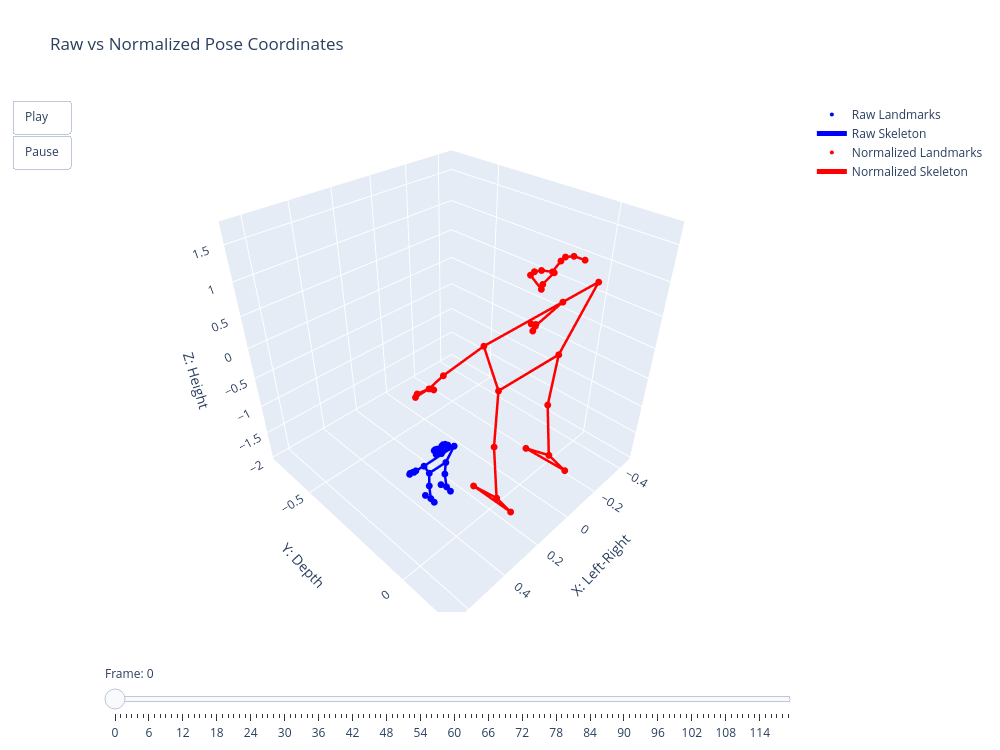

Notebook source saved alongside this figure:
### Code cell
fig_compare = create_pose_comparison_animation(
    df=norm_df,
    landmarks=LANDMARKS,
    connections=CONNECTIONS,
    coord_modes=("raw", "norm"),
    names=("Raw", "Normalized"),
    title="Raw vs Normalized Pose Coordinates",
    show_text=False,
)

fig_compare.show()

### Figure 1 — Plotly figure (JSON) as saved in the notebook; plotly's stock layout.template omitted (floating-point values rounded to 4 significant figures)
{"data": [{"marker": {"color": "blue", "size": 4}, "mode": "markers", "name": "Raw Landmarks", "showlegend": true, "textposition": "top center", "type": "scatter3d", "x": [0.5015, 0.4881, 0.4818, 0.4746, 0.5115, 0.5181, 0.5234, 0.4688, 0.5279, 0.4905, 0.5113, 0.4288, 0.5716, 0.4204, 0.5806, 0.4295, 0.571, 0.4214, 0.5785, 0.4199, 0.5829, 0.4322, 0.5658, 0.4598, 0.5382, 0.4604, 0.5401, 0.4601, 0.5403, 0.4606, 0.5395, 0.4612, 0.5382], "y": [0.01269, 0.01057, 0.01019, 0.01255, 0.01021, 0.00904, 0.00953, 0.01797, 0.02087, 0.00792, 0.01196, 0.01128, 0.00908, -0.02027, -0.01777, -0.03836, -0.04006, -0.04735, -0.04577, -0.04349, -0.04361, -0.03881, -0.03986, 0.00247, -0.00013, -0.00164, -5e-05, 0.00489, 0.00526, 0.0218, 0.01897, -0.01786, -0.02009], "z": [-0.1814, -0.1702, -0.1668, -0.1696, -0.1691, -0.1663, -0.1684, -0.1793, -0.1833, -0.2041, -0.2051, -0.3029, -0.2996, -0.4316, -0.4297, -0.5386, -0.5408, -0.5582, -0.558, -0.5553, -0.5574, -0.554, -0.5534, -0.5194, -0.5174, -0.7204, -0.721, -0.9212, -0.9201, -0.9418, -0.9395, -0.9493, -0.95]}, {"line": {"color": "blue", "width": 5}, "mode": "lines", "name": "Raw Skeleton", "showlegend": true, "type": "scatter3d", "x": [0.5015, 0.4881, null, 0.4881, 0.4818, null, 0.4818, 0.4746, null, 0.4746, 0.4688, null, 0.5015, 0.5115, null, 0.5115, 0.5181, null, 0.5181, 0.5234, null, 0.5234, 0.5279, null, 0.4905, 0.5113, null, 0.4288, 0.5716, null, 0.4288, 0.4598, null, 0.5716, 0.5382, null, 0.4598, 0.5382, null, 0.4288, 0.4204, null, 0.4204, 0.4295, null, 0.4295, 0.4214, null, 0.4295, 0.4199, null, 0.4295, 0.4322, null, 0.4214, 0.4199, null, 0.5716, 0.5806, null, 0.5806, 0.571, null, 0.571, 0.5785, null, 0.571, 0.5829, null, 0.571, 0.5658, null, 0.5785, 0.5829, null, 0.4598, 0.4604, null, 0.4604, 0.4601, null, 0.4601, 0.4606, null, 0.4601, 0.4612, null, 0.4606, 0.4612, null, 0.5382, 0.5401, null, 0.5401, 0.5403, null, 0.5403, 0.5395, null, 0.5403, 0.5382, null, 0.5395, 0.5382, null], "y": [0.01269, 0.01057, null, 0.01057, 0.01019, null, 0.01019, 0.01255, null, 0.01255, 0.01797, null, 0.01269, 0.01021, null, 0.01021, 0.00904, null, 0.00904, 0.00953, null, 0.00953, 0.02087, null, 0.00792, 0.01196, null, 0.01128, 0.00908, null, 0.01128, 0.00247, null, 0.00908, -0.00013, null, 0.00247, -0.00013, null, 0.01128, -0.02027, null, -0.02027, -0.03836, null, -0.03836, -0.04735, null, -0.03836, -0.04349, null, -0.03836, -0.03881, null, -0.04735, -0.04349, null, 0.00908, -0.01777, null, -0.01777, -0.04006, null, -0.04006, -0.04577, null, -0.04006, -0.04361, null, -0.04006, -0.03986, null, -0.04577, -0.04361, null, 0.00247, -0.00164, null, -0.00164, 0.00489, null, 0.00489, 0.0218, null, 0.00489, -0.01786, null, 0.0218, -0.01786, null, -0.00013, -5e-05, null, -5e-05, 0.00526, null, 0.00526, 0.01897, null, 0.00526, -0.02009, null, 0.01897, -0.02009, null], "z": [-0.1814, -0.1702, null, -0.1702, -0.1668, null, -0.1668, -0.1696, null, -0.1696, -0.1793, null, -0.1814, -0.1691, null, -0.1691, -0.1663, null, -0.1663, -0.1684, null, -0.1684, -0.1833, null, -0.2041, -0.2051, null, -0.3029, -0.2996, null, -0.3029, -0.5194, null, -0.2996, -0.5174, null, -0.5194, -0.5174, null, -0.3029, -0.4316, null, -0.4316, -0.5386, null, -0.5386, -0.5582, null, -0.5386, -0.5553, null, -0.5386, -0.554, null, -0.5582, -0.5553, null, -0.2996, -0.4297, null, -0.4297, -0.5408, null, -0.5408, -0.558, null, -0.5408, -0.5574, null, -0.5408, -0.5534, null, -0.558, -0.5574, null, -0.5194, -0.7204, null, -0.7204, -0.9212, null, -0.9212, -0.9418, null, -0.9212, -0.9493, null, -0.9418, -0.9493, null, -0.5174, -0.721, null, -0.721, -0.9201, null, -0.9201, -0.9395, null, -0.9201, -0.95, null, -0.9395, -0.95, null]}, {"marker": {"color": "red", "size": 4}, "mode": "markers", "name": "Normalized Landmarks", "showlegend": true, "textposition": "top center", "type": "scatter3d", "x": [0.01136, -0.04852, -0.07632, -0.1084, 0.05565, 0.08527, 0.109, -0.1343, 0.1288, -0.0376, 0.0548, -0.3128, 0.3236, -0.35, 0.3638, -0.3095, 0.321, -0.3455, 0.3545, -0.3523, 0.3739, -0.2976, 0.2979, -0.1746, 0.1746, -0.1719, 0.1832, -0.1734, 0.1839, -0.1712, 0.1808, -0.1681, 0.1746], "y": [0.05132, 0.04188, 0.04019, 0.0507, 0.04028, 0.03506, 0.03725, 0.07485, 0.08777, 0.03007, 0.04807, 0.04504, 0.03524, -0.09552, -0.08438, -0.1761, -0.1837, -0.2162, -0.2091, -0.199, -0.1995, -0.1781, -0.1828, 0.005792, -0.005792, -0.01252, -0.005435, 0.01657, 0.01822, 0.09191, 0.0793, -0.08478, -0.09472], "z": [1.501, 1.551, 1.566, 1.554, 1.556, 1.568, 1.559, 1.511, 1.493, 1.4, 1.396, 0.9601, 0.9745, 0.3864, 0.3949, -0.09033, -0.09977, -0.1774, -0.1768, -0.1647, -0.1737, -0.1588, -0.1561, -0.004433, 0.004433, -0.9001, -0.9026, -1.795, -1.79, -1.887, -1.876, -1.92, -1.923]}, {"line": {"color": "red", "width": 5}, "mode": "lines", "name": "Normalized Skeleton", "showlegend": true, "type": "scatter3d", "x": [0.01136, -0.04852, null, -0.04852, -0.07632, null, -0.07632, -0.1084, null, -0.1084, -0.1343, null, 0.01136, 0.05565, null, 0.05565, 0.08527, null, 0.08527, 0.109, null, 0.109, 0.1288, null, -0.0376, 0.0548, null, -0.3128, 0.3236, null, -0.3128, -0.1746, null, 0.3236, 0.1746, null, -0.1746, 0.1746, null, -0.3128, -0.35, null, -0.35, -0.3095, null, -0.3095, -0.3455, null, -0.3095, -0.3523, null, -0.3095, -0.2976, null, -0.3455, -0.3523, null, 0.3236, 0.3638, null, 0.3638, 0.321, null, 0.321, 0.3545, null, 0.321, 0.3739, null, 0.321, 0.2979, null, 0.3545, 0.3739, null, -0.1746, -0.1719, null, -0.1719, -0.1734, null, -0.1734, -0.1712, null, -0.1734, -0.1681, null, -0.1712, -0.1681, null, 0.1746, 0.1832, null, 0.1832, 0.1839, null, 0.1839, 0.1808, null, 0.1839, 0.1746, null, 0.1808, 0.1746, null], "y": [0.05132, 0.04188, null, 0.04188, 0.04019, null, 0.04019, 0.0507, null, 0.0507, 0.07485, null, 0.05132, 0.04028, null, 0.04028, 0.03506, null, 0.03506, 0.03725, null, 0.03725, 0.08777, null, 0.03007, 0.04807, null, 0.04504, 0.03524, null, 0.04504, 0.005792, null, 0.03524, -0.005792, null, 0.005792, -0.005792, null, 0.04504, -0.09552, null, -0.09552, -0.1761, null, -0.1761, -0.2162, null, -0.1761, -0.199, null, -0.1761, -0.1781, null, -0.2162, -0.199, null, 0.03524, -0.08438, null, -0.08438, -0.1837, null, -0.1837, -0.2091, null, -0.1837, -0.1995, null, -0.1837, -0.1828, null, -0.2091, -0.1995, null, 0.005792, -0.01252, null, -0.01252, 0.01657, null, 0.01657, 0.09191, null, 0.01657, -0.08478, null, 0.09191, -0.08478, null, -0.005792, -0.005435, null, -0.005435, 0.01822, null, 0.01822, 0.0793, null, 0.01822, -0.09472, null, 0.0793, -0.09472, null], "z": [1.501, 1.551, null, 1.551, 1.566, null, 1.566, 1.554, null, 1.554, 1.511, null, 1.501, 1.556, null, 1.556, 1.568, null, 1.568, 1.559, null, 1.559, 1.493, null, 1.4, 1.396, null, 0.9601, 0.9745, null, 0.9601, -0.004433, null, 0.9745, 0.004433, null, -0.004433, 0.004433, null, 0.9601, 0.3864, null, 0.3864, -0.09033, null, -0.09033, -0.1774, null, -0.09033, -0.1647, null, -0.09033, -0.1588, null, -0.1774, -0.1647, null, 0.9745, 0.3949, null, 0.3949, -0.09977, null, -0.09977, -0.1768, null, -0.09977, -0.1737, null, -0.09977, -0.1561, null, -0.1768, -0.1737, null, -0.004433, -0.9001, null, -0.9001, -1.795, null, -1.795, -1.887, null, -1.795, -1.92, null, -1.887, -1.92, null, 0.004433, -0.9026, null, -0.9026, -1.79, null, -1.79, -1.876, null, -1.79, -1.923, null, -1.876, -1.923, null]}], "layout": {"height": 750, "scene": {"aspectmode": "cube", "xaxis": {"range": [-0.4856, 0.6871], "title": {"text": "X: Left-Right"}}, "yaxis": {"range": [-0.7361, 0.209], "title": {"text": "Y: Depth"}}, "zaxis": {"range": [-2.036, 1.792], "title": {"text": "Z: Height"}}}, "showlegend": true, "sliders": [{"active": 0, "currentvalue": {"prefix": "Frame: "}, "pad": {"t": 50}, "steps": [{"args": [["0"], {"frame": {"duration": 0, "redraw": true}}], "label": "0", "method": "animate"}, {"args": [["1"], {"frame": {"duration": 0, "redraw": true}}], "label": "1", "method": "animate"}, {"args": [["2"], {"frame": {"duration": 0, "redraw": true}}], "label": "2", "method": "animate"}, {"args": [["3"], {"frame": {"duration": 0, "redraw": true}}], "label": "3", "method": "animate"}, {"args": [["4"], {"frame": {"duration": 0, "redraw": true}}], "label": "4", "method": "animate"}, {"args": [["5"], {"frame": {"duration": 0, "redraw": true}}], "label": "5", "method": "animate"}, {"args": [["6"], {"frame": {"duration": 0, "redraw": true}}], "label": "6", "method": "animate"}, {"args": [["7"], {"frame": {"duration": 0, "redraw": true}}], "label": "7", "method": "animate"}, {"args": [["8"], {"frame": {"duration": 0, "redraw": true}}], "label": "8", "method": "animate"}, {"args": [["9"], {"frame": {"duration": 0, "redraw": true}}], "label": "9", "method": "animate"}, {"args": [["10"], {"frame": {"duration": 0, "redraw": true}}], "label": "10", "method": "animate"}, {"args": [["11"], {"frame": {"duration": 0, "redraw": true}}], "label": "11", "method": "animate"}, {"args": [["12"], {"frame": {"duration": 0, "redraw": true}}], "label": "12", "method": "animate"}, {"args": [["13"], {"frame": {"duration": 0, "redraw": true}}], "label": "13", "method": "animate"}, {"args": [["14"], {"frame": {"duration": 0, "redraw": true}}], "label": "14", "method": "animate"}, {"args": [["15"], {"frame": {"duration": 0, "redraw": true}}], "label": "15", "method": "animate"}, {"args": [["16"], {"frame": {"duration": 0, "redraw": true}}], "label": "16", "method": "animate"}, {"args": [["17"], {"frame": {"duration": 0, "redraw": true}}], "label": "17", "method": "animate"}, {"args": [["18"], {"frame": {"duration": 0, "redraw": true}}], "label": "18", "method": "animate"}, {"args": [["19"], {"frame": {"duration": 0, "redraw": true}}], "label": "19", "method": "animate"}, {"args": [["20"], {"frame": {"duration": 0, "redraw": true}}], "label": "20", "method": "animate"}, {"args": [["21"], {"frame": {"duration": 0, "redraw": true}}], "label": "21", "method": "animate"}, {"args": [["22"], {"frame": {"duration": 0, "redraw": true}}], "label": "22", "method": "animate"}, {"args": [["23"], {"frame": {"duration": 0, "redraw": true}}], "label": "23", "method": "animate"}, {"args": [["24"], {"frame": {"duration": 0, "redraw": true}}], "label": "24", "method": "animate"}, {"args": [["25"], {"frame": {"duration": 0, "redraw": true}}], "label": "25", "method": "animate"}, {"args": [["26"], {"frame": {"duration": 0, "redraw": true}}], "label": "26", "method": "animate"}, {"args": [["27"], {"frame": {"duration": 0, "redraw": true}}], "label": "27", "method": "animate"}, {"args": [["28"], {"frame": {"duration": 0, "redraw": true}}], "label": "28", "method": "animate"}, {"args": [["29"], {"frame": {"duration": 0, "redraw": true}}], "label": "29", "method": "animate"}, {"args": [["30"], {"frame": {"duration": 0, "redraw": true}}], "label": "30", "method": "animate"}, {"args": [["31"], {"frame": {"duration": 0, "redraw": true}}], "label": "31", "method": "animate"}, {"args": [["32"], {"frame": {"duration": 0, "redraw": true}}], "label": "32", "method": "animate"}, {"args": [["33"], {"frame": {"duration": 0, "redraw": true}}], "label": "33", "method": "animate"}, {"args": [["34"], {"frame": {"duration": 0, "redraw": true}}], "label": "34", "method": "animate"}, {"args": [["35"], {"frame": {"duration": 0, "redraw": true}}], "label": "35", "method": "animate"}, {"args": [["36"], {"frame": {"duration": 0, "redraw": true}}], "label": "36", "method": "animate"}, {"args": [["37"], {"frame": {"duration": 0, "redraw": true}}], "label": "37", "method": "animate"}, {"args": [["38"], {"frame": {"duration": 0, "redraw": true}}], "label": "38", "method": "animate"}, {"args": [["39"], {"frame": {"duration": 0, "redraw": true}}], "label": "39", "method": "animate"}, {"args": [["40"], {"frame": {"duration": 0, "redraw": true}}], "label": "40", "method": "animate"}, {"args": [["41"], {"frame": {"duration": 0, "redraw": true}}], "label": "41", "method": "animate"}, {"args": [["42"], {"frame": {"duration": 0, "redraw": true}}], "label": "42", "method": "animate"}, {"args": [["43"], {"frame": {"duration": 0, "redraw": true}}], "label": "43", "method": "animate"}, {"args": [["44"], {"frame": {"duration": 0, "redraw": true}}], "label": "44", "method": "animate"}, {"args": [["45"], {"frame": {"duration": 0, "redraw": true}}], "label": "45", "method": "animate"}, {"args": [["46"], {"frame": {"duration": 0, "redraw": true}}], "label": "46", "method": "animate"}, {"args": [["47"], {"frame": {"duration": 0, "redraw": true}}], "label": "47", "method": "animate"}, {"args": [["48"], {"frame": {"duration": 0, "redraw": true}}], "label": "48", "method": "animate"}, {"args": [["49"], {"frame": {"duration": 0, "redraw": true}}], "label": "49", "method": "animate"}, {"args": [["50"], {"frame": {"duration": 0, "redraw": true}}], "label": "50", "method": "animate"}, {"args": [["51"], {"frame": {"duration": 0, "redraw": true}}], "label": "51", "method": "animate"}, {"args": [["52"], {"frame": {"duration": 0, "redraw": true}}], "label": "52", "method": "animate"}, {"args": [["53"], {"frame": {"duration": 0, "redraw": true}}], "label": "53", "method": "animate"}, {"args": [["54"], {"frame": {"duration": 0, "redraw": true}}], "label": "54", "method": "animate"}, {"args": [["55"], {"frame": {"duration": 0, "redraw": true}}], "label": "55", "method": "animate"}, {"args": [["56"], {"frame": {"duration": 0, "redraw": true}}], "label": "56", "method": "animate"}, {"args": [["57"], {"frame": {"duration": 0, "redraw": true}}], "label": "57", "method": "animate"}, {"args": [["58"], {"frame": {"duration": 0, "redraw": true}}], "label": "58", "method": "animate"}, {"args": [["59"], {"frame": {"duration": 0, "redraw": true}}], "label": "59", "method": "animate"}, {"args": [["60"], {"frame": {"duration": 0, "redraw": true}}], "label": "60", "method": "animate"}, {"args": [["61"], {"frame": {"duration": 0, "redraw": true}}], "label": "61", "method": "animate"}, {"args": [["62"], {"frame": {"duration": 0, "redraw": true}}], "label": "62", "method": "animate"}, {"args": [["63"], {"frame": {"duration": 0, "redraw": true}}], "label": "63", "method": "animate"}, {"args": [["64"], {"frame": {"duration": 0, "redraw": true}}], "label": "64", "method": "animate"}, {"args": [["65"], {"frame": {"duration": 0, "redraw": true}}], "label": "65", "method": "animate"}, {"args": [["66"], {"frame": {"duration": 0, "redraw": true}}], "label": "66", "method": "animate"}, {"args": [["67"], {"frame": {"duration": 0, "redraw": true}}], "label": "67", "method": "animate"}, {"args": [["68"], {"frame": {"duration": 0, "redraw": true}}], "label": "68", "method": "animate"}, {"args": [["69"], {"frame": {"duration": 0, "redraw": true}}], "label": "69", "method": "animate"}, {"args": [["70"], {"frame": {"duration": 0, "redraw": true}}], "label": "70", "method": "animate"}, {"args": [["71"], {"frame": {"duration": 0, "redraw": true}}], "label": "71", "method": "animate"}, {"args": [["72"], {"frame": {"duration": 0, "redraw": true}}], "label": "72", "method": "animate"}, {"args": [["73"], {"frame": {"duration": 0, "redraw": true}}], "label": "73", "method": "animate"}, {"args": [["74"], {"frame": {"duration": 0, "redraw": true}}], "label": "74", "method": "animate"}, {"args": [["75"], {"frame": {"duration": 0, "redraw": true}}], "label": "75", "method": "animate"}, {"args": [["76"], {"frame": {"duration": 0, "redraw": true}}], "label": "76", "method": "animate"}, {"args": [["77"], {"frame": {"duration": 0, "redraw": true}}], "label": "77", "method": "animate"}, {"args": [["78"], {"frame": {"duration": 0, "redraw": true}}], "label": "78", "method": "animate"}, {"args": [["79"], {"frame": {"duration": 0, "redraw": true}}], "label": "79", "method": "animate"}, {"args": [["80"], {"frame": {"duration": 0, "redraw": true}}], "label": "80", "method": "animate"}, {"args": [["81"], {"frame": {"duration": 0, "redraw": true}}], "label": "81", "method": "animate"}, {"args": [["82"], {"frame": {"duration": 0, "redraw": true}}], "label": "82", "method": "animate"}, {"args": [["83"], {"frame": {"duration": 0, "redraw": true}}], "label": "83", "method": "animate"}, {"args": [["84"], {"frame": {"duration": 0, "redraw": true}}], "label": "84", "method": "animate"}, {"args": [["85"], {"frame": {"duration": 0, "redraw": true}}], "label": "85", "method": "animate"}, {"args": [["86"], {"frame": {"duration": 0, "redraw": true}}], "label": "86", "method": "animate"}, {"args": [["87"], {"frame": {"duration": 0, "redraw": true}}], "label": "87", "method": "animate"}, {"args": [["88"], {"frame": {"duration": 0, "redraw": true}}], "label": "88", "method": "animate"}, {"args": [["89"], {"frame": {"duration": 0, "redraw": true}}], "label": "89", "method": "animate"}, {"args": [["90"], {"frame": {"duration": 0, "redraw": true}}], "label": "90", "method": "animate"}, {"args": [["91"], {"frame": {"duration": 0, "redraw": true}}], "label": "91", "method": "animate"}, {"args": [["92"], {"frame": {"duration": 0, "redraw": true}}], "label": "92", "method": "animate"}, {"args": [["93"], {"frame": {"duration": 0, "redraw": true}}], "label": "93", "method": "animate"}, {"args": [["94"], {"frame": {"duration": 0, "redraw": true}}], "label": "94", "method": "animate"}, {"args": [["95"], {"frame": {"duration": 0, "redraw": true}}], "label": "95", "method": "animate"}, {"args": [["96"], {"frame": {"duration": 0, "redraw": true}}], "label": "96", "method": "animate"}, {"args": [["97"], {"frame": {"duration": 0, "redraw": true}}], "label": "97", "method": "animate"}, {"args": [["98"], {"frame": {"duration": 0, "redraw": true}}], "label": "98", "method": "animate"}, {"args": [["99"], {"frame": {"duration": 0, "redraw": true}}], "label": "99", "method": "animate"}, {"args": [["100"], {"frame": {"duration": 0, "redraw": true}}], "label": "100", "method": "animate"}, {"args": [["101"], {"frame": {"duration": 0, "redraw": true}}], "label": "101", "method": "animate"}, {"args": [["102"], {"frame": {"duration": 0, "redraw": true}}], "label": "102", "method": "animate"}, {"args": [["103"], {"frame": {"duration": 0, "redraw": true}}], "label": "103", "method": "animate"}, {"args": [["104"], {"frame": {"duration": 0, "redraw": true}}], "label": "104", "method": "animate"}, {"args": [["105"], {"frame": {"duration": 0, "redraw": true}}], "label": "105", "method": "animate"}, {"args": [["106"], {"frame": {"duration": 0, "redraw": true}}], "label": "106", "method": "animate"}, {"args": [["107"], {"frame": {"duration": 0, "redraw": true}}], "label": "107", "method": "animate"}, {"args": [["108"], {"frame": {"duration": 0, "redraw": true}}], "label": "108", "method": "animate"}, {"args": [["109"], {"frame": {"duration": 0, "redraw": true}}], "label": "109", "method": "animate"}, {"args": [["110"], {"frame": {"duration": 0, "redraw": true}}], "label": "110", "method": "animate"}, {"args": [["111"], {"frame": {"duration": 0, "redraw": true}}], "label": "111", "method": "animate"}, {"args": [["112"], {"frame": {"duration": 0, "redraw": true}}], "label": "112", "method": "animate"}, {"args": [["113"], {"frame": {"duration": 0, "redraw": true}}], "label": "113", "method": "animate"}, {"args": [["114"], {"frame": {"duration": 0, "redraw": true}}], "label": "114", "method": "animate"}, {"args": [["115"], {"frame": {"duration": 0, "redraw": true}}], "label": "115", "method": "animate"}, {"args": [["116"], {"frame": {"duration": 0, "redraw": true}}], "label": "116", "method": "animate"}, {"args": [["117"], {"frame": {"duration": 0, "redraw": true}}], "label": "117", "method": "animate"}, {"args": [["118"], {"frame": {"duration": 0, "redraw": true}}], "label": "118", "method": "animate"}, {"args": [["119"], {"frame": {"duration": 0, "redraw": true}}], "label": "119", "method": "animate"}]}], "title": {"text": "Raw vs Normalized Pose Coordinates"}, "updatemenus": [{"buttons": [{"args": [null, {"frame": {"duration": 100, "redraw": true}, "fromcurrent": true, "mode": "immediate", "transition": {"duration": 0}}], "label": "Play", "method": "animate"}, {"args": [[null], {"frame": {"duration": 0, "redraw": false}, "mode": "immediate"}], "label": "Pause", "method": "animate"}], "showactive": false, "type": "buttons"}], "width": 1000}}
